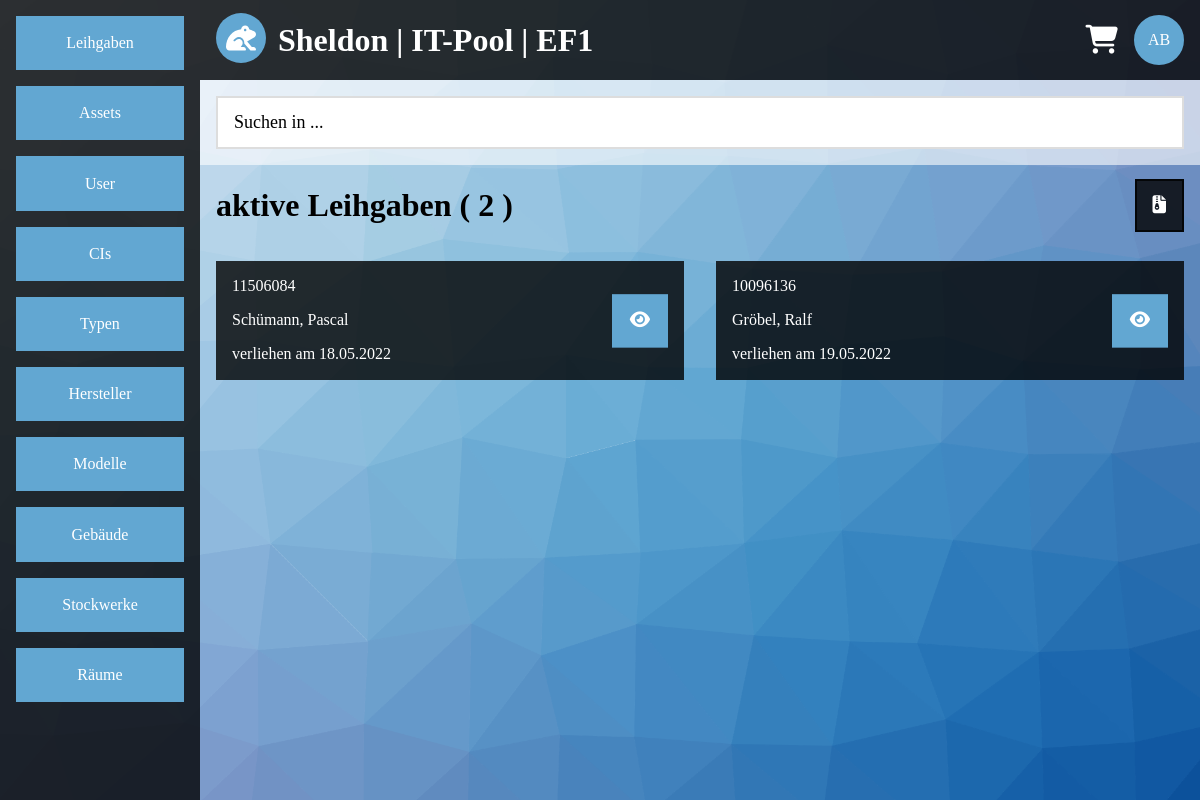
/list.php?category=lend&site=0&amount=5&archived=0 (signed in), run on an earlier commit of the app's database.
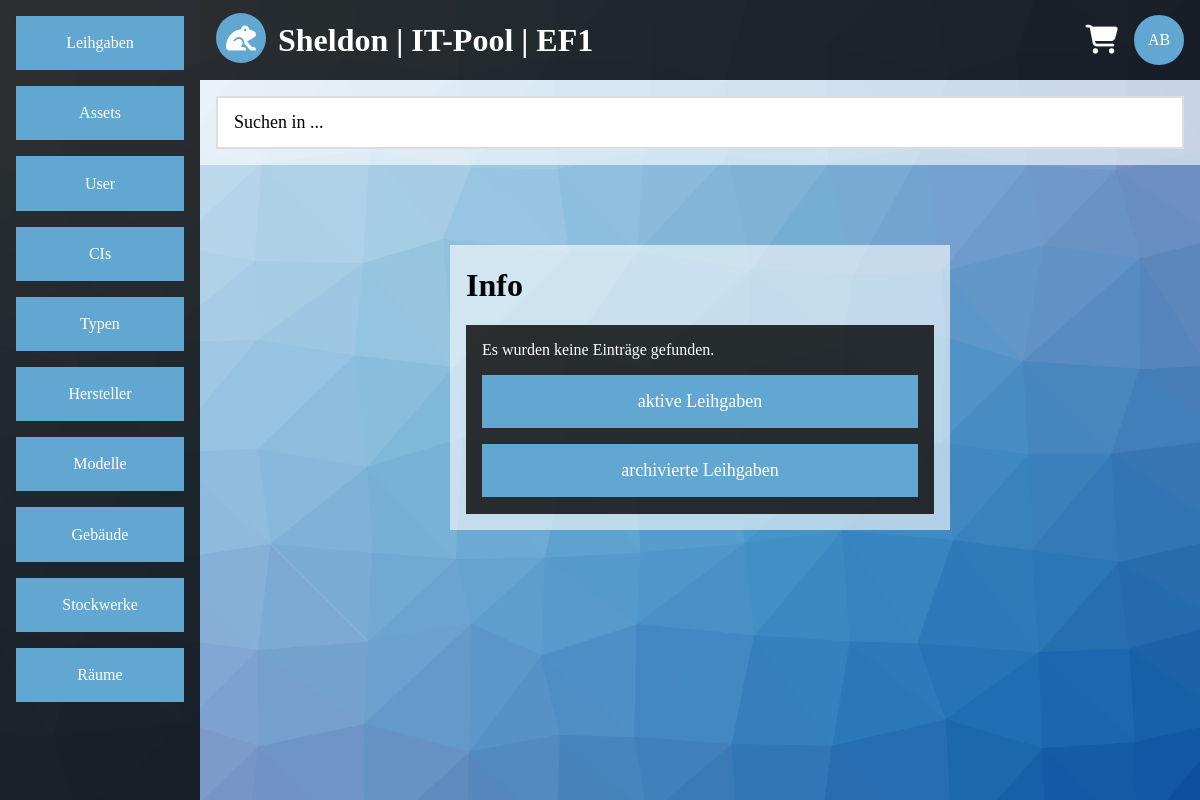
And on a later commit of the database.
### tables this page shows
CREATE TABLE IF NOT EXISTS `lend` (
  `lend_id` int(255) NOT NULL AUTO_INCREMENT,
  `lend_creator_id` int(255) NOT NULL,
  `lend_user_id` int(255) NOT NULL,
  `lend_assets` longtext NOT NULL,
  `lend_archived_assets` longtext NOT NULL,
  `lend_description` varchar(200) NOT NULL,
  `lend_start` date NOT NULL,
  `lend_end` date NOT NULL,
  `lend_last_seen` timestamp NOT NULL DEFAULT CURRENT_TIMESTAMP ON UPDATE CURRENT_TIMESTAMP,
  `lend_archived` enum('0','1') NOT NULL DEFAULT '0',
  PRIMARY KEY (`lend_id`),
  KEY `lend_creator_id` (`lend_creator_id`),
  KEY `lend_user_id` (`lend_user_id`)
);

CREATE TABLE IF NOT EXISTS `user` (
  `user_id` int(8) NOT NULL,
  `user_rank_id` int(2) NOT NULL,
  `user_vname` varchar(200) NOT NULL,
  `user_name` varchar(200) NOT NULL,
  `user_email` varchar(200) NOT NULL,
  `user_building_id` int(255) NOT NULL DEFAULT '1',
  `user_floor_id` int(255) NOT NULL DEFAULT '1',
  `user_room_id` int(255) NOT NULL DEFAULT '1',
  `user_password` varchar(200) NOT NULL,
  `user_salt` varchar(10) NOT NULL,
  `user_active` enum('0','1') NOT NULL DEFAULT '0',
  `user_admin` enum('0','1') NOT NULL DEFAULT '0',
  `user_failed_login` enum('0','1','2') NOT NULL DEFAULT '0',
  PRIMARY KEY (`user_id`),
  UNIQUE KEY `user_email` (`user_email`),
  KEY `user_building_id` (`user_building_id`),
  KEY `user_floor_id` (`user_floor_id`),
  KEY `user_room_id` (`user_room_id`),
  KEY `user_rank_id` (`user_rank_id`)
);

### list.php (the view, shortened to what the changed rows need)
<?php
require($_SERVER['DOCUMENT_ROOT'].'/include/config.inc.php');
$output = '';
$sql = mysqli_connect($app_sqlhost,$app_sqluser,$app_sqlpasswd,$app_sqldb);
if(!$sql)
{
	$output .= '<div class="container">';
	$output .= '<div class="content-center container white-alpha">';
	$output .= '<h1>Error</h1>';
	$output .= '<div class="panel black-alpha">';
	$output .= '<p>Es konnte keine Datenbankverbindung hergestellt werden.</p>';
	$output .= '</div>';
	$output .= '</div>';
	$output .= '</div>';
}
else
{
	$sql->query('SET NAMES UTF8');
	if(!empty($_GET))
	{
		if(empty($_GET['category']) || $_GET['site'] == "" || empty($_GET['amount']))
		{
			$output .= '<div class="container">';
			$output .= '<div class="content-center container white-alpha">';
			$output .= '<h1>Error</h1>';
			$output .= '<div class="panel black-alpha">';
			$output .= '<p>Es wurden nicht alle Daten gesendet.</p>';
			$output .= '</div>';
			$output .= '</div>';
			$output .= '</div>';
		}
		else
		{
			if(preg_match('/[^a-z]/',$_GET['category']) == 0)
			{
				$allowed_category = array('lend','asset','user','vendor','model','type','building','floor','room','ci');
				if(in_array($_GET['category'],$allowed_category))
				{
					if(preg_match('/[^0-9]/',$_GET['site']) == 0)
					{
						if(preg_match('/[^0-9]/',$_GET['amount']) == 0)
						{
							$allowed_amount = array(5,10,15);
							if(in_array($_GET['amount'],$allowed_amount))
							{
								$category_german = array('Leihgaben','Assets','User','Hersteller','Modelle','Typen','Geb&auml;ude','Stockwerke','R&auml;ume','CIs');
								$array_key = array_search($_GET['category'],$allowed_category);
								if($_GET['category'] == $allowed_category[0])
								{
									if($_GET['archived'] == "")
									{
										header('location:http://'.$_SERVER['HTTP_HOST'].'/list.php?category=lend&site=0&amount=5&archived=0');
										exit;
									}
									else
									{
										if(preg_match('/[^0-9]/',$_GET['archived']) == 0)
										{
											$allowed_archived = array(0,1);
											if(in_array($_GET['archived'],$allowed_archived))
											{
												$query = sprintf("
												SELECT lend_id
												FROM lend
												WHERE lend_archived = '%s';",
												$sql->real_escape_string($_GET['archived']));
												$result = $sql->query($query);
												$amount_gs = mysqli_num_rows($result);
												if($amount_gs > 0)
												{
													$output .= '<div class="container">';
													$output .= '<table class="block"><tr>';
													if($_GET['archived'] == $allowed_archived[0])
													{
														$output .= '<td class="col-l6"><h1>aktive '.$category_german[$array_key].' ( '.$amount_gs.' )</h1></td>';
														$output .= '<td class="col-l6 text-right"><a class="btn-default border border-black-alpha black-alpha hover-white-alpha hover-text-black-alpha" href="list.php?category='.$_GET['category'].'&site=0&amount=5&archived=1"><i class="fa-solid fa-file-zipper"></i></a></td>';
													}
													$output .= '</tr></table>';
													$output .= '</div>';
													$output .= '<ul class="flex block">';
													$query = sprintf("
													SELECT lend_id,user_name,user_vname,lend_user_id,lend_start
													FROM lend
													INNER JOIN user ON user_id = lend_user_id
													WHERE lend_archived = '%s'
													LIMIT %s,%s;",
													$sql->real_escape_string($_GET['archived']),
													$sql->real_escape_string($_GET['site']*$_GET['amount']),
													$sql->real_escape_string($_GET['amount']));
													$result = $sql->query($query);
													while($row = $result->fetch_array(MYSQLI_ASSOC))
													{
														$lend_start = date('d.m.Y',strtotime($row['lend_start']));
														$output .= '<li class="col-s12 col-m6 col-l6">';
														$output .= '<div class="text-center-medium text-center-small margin container display-container black-alpha">';
														$output .= '<p>'.$row['lend_user_id'].'</p>';
														$output .= '<p>'.$row['user_name'].', '.$row['user_vname'].'</p>';
														$output .= '<p>verliehen am '.$lend_start.'</p>';
														$output .= '<div class="container-large display-middle-right-large section-medium section-small">';
														$output .= '<a class="btn-default border border-light-blue light-blue hover-white hover-text-blue" href="view.php?category='.$_GET['category'].'&id='.$row['lend_id'].'"><i class="fas fa-eye"></i></a>';
														$output .= '</div>';
														$output .= '</div>';
														$output .= '</li>';
													}
													$output .= '</ul>';
												}
												else
												{
													$output .= '<div class="container">';
													$output .= '<div class="content-center container white-alpha">';
													$output .= '<h1>Info</h1>';
													$output .= '<div class="panel black-alpha">';
													$output .= '<p>Es wurden keine Eintr&auml;ge gefunden.</p>';
													$output .= '<p><a class="block btn-default border border-light-blue light-blue hover-white hover-text-blue" href="list.php?category='.$_GET['category'].'&site=0&amount=5&archived=0">aktive Leihgaben</a></p>';
													$output .= '<p><a class="block btn-default border border-light-blue light-blue hover-white hover-text-blue" href="list.php?category='.$_GET['category'].'&site=0&amount=5&archived=1">archivierte Leihgaben</a></p>';
													$output .= '</div>';
													$output .= '</div>';
													$output .= '</div>';
												}
											}
											else
											{
												header('location:http://'.$_SERVER['HTTP_HOST'].'/list.php?category=lend&site=0&amount=5&archived=0');
												exit;
											}
										}
										else
										{
											header('location:http://'.$_SERVER['HTTP_HOST'].'/list.php?category=lend&site=0&amount=5&archived=0');
											exit;
										}
									}
								}
							}
						}
					}
				}
			}
		}
	}
}
?>
<!DOCTYPE HTML>
<html lang="de">
	<head>
		<?php
		require($_SERVER['DOCUMENT_ROOT'].'/include/head.inc.php');
		?>
	</head>
	<body>
		<?php
		require($_SERVER['DOCUMENT_ROOT'].'/include/body.inc.php');
		?>
	</body>
</html>

What changed in the data, as far as the page shows it:
removed lend: lend_user "11506084", lend_user.user_name "Schümann", lend_user.user_vname "Pascal", lend_start "18.05.2022"
removed lend: lend_user "10096136", lend_user.user_name "Gröbel", lend_user.user_vname "Ralf", lend_start "19.05.2022"
Also different on the page:
$category_german[$array_key]: "Leihgaben" → (not shown)
$amount_gs: "2" → (not shown)
text no longer shown: "aktive ( )"
text now shown: "Info Es wurden keine Einträge gefunden. aktive Leihgaben archivierte Leihgaben"
